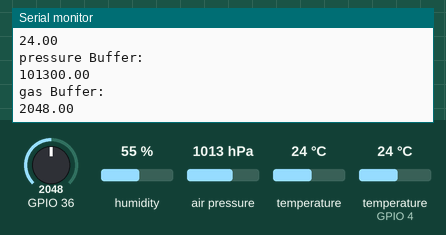
A sketch run on a simulated ESP32. Shown: the last lines printed to the serial monitor. The inputs (shaded band) are chosen by the test bench; at power-on: humidity 55 %, air pressure 1013 hPa, GPIO 36 = 2048, temperature 24 °C, temperature (sensor on GPIO 4) 24 °C. WiFi joins after 1.5 s; servers stay silent unless stated; no MQTT or app messages arrive unless stated.

Above: at 2.7 s.
2.8 s: humidity set to 22 %
11.8 s: air pressure set to 952 hPa
At 20.5 s:
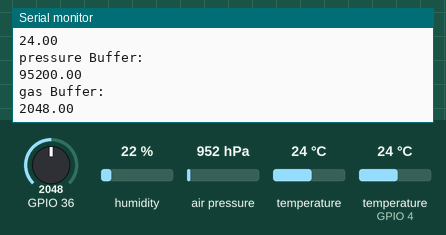
20.8 s: GPIO 36 set to 2866
At 29.5 s:
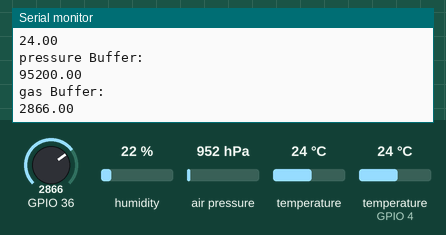
29.8 s: temperature (sensor 0) set to 12 °C
38.8 s: humidity set to 40 %
47.8 s: GPIO 36 set to 3972
At 56.8 s:
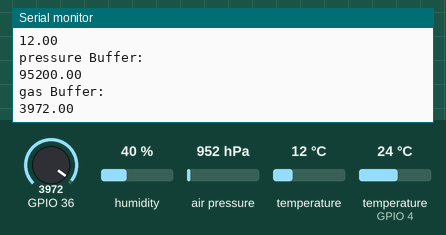
Timing chart, 0 to 57.8 s (numbered marks = the images above; inputs shaded):
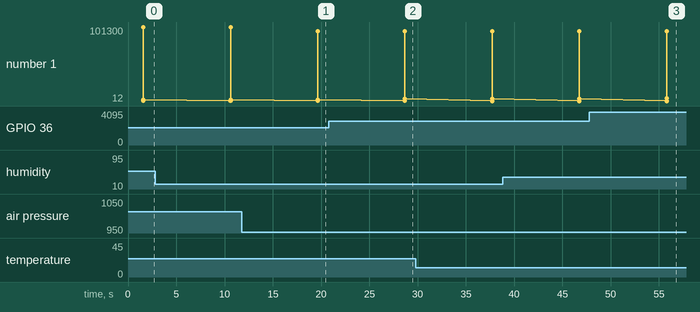

The sketch:

greenHospital.ino
```cpp
#include <WiFi.h>
#include <ESPmDNS.h>
#include <WiFiUdp.h>
#include <ArduinoOTA.h>
#include "PubSubClient.h"
#include "DHT.h"
#include <Wire.h>
#include <SPI.h>
#include <Adafruit_BMP085.h>

#define BMP_SCK  (13)
#define BMP_MISO (12)
#define BMP_MOSI (11)
#define BMP_CS   (10)

#define LENG 31   // 0x42 + 31 bytes equal to 32 bytes
unsigned char buf[LENG];

unsigned long lastTime = 0;
unsigned long timerDelay = 60000;

Adafruit_BMP085 bmp;

const char* ssid = "AITM-LAB";
const char* password = "aitm@lab";

const char* mqtt_server = "test.mosquitto.org";
const int mqtt_port = 1883;

const char* mqtt_user = "";
const char* mqtt_password = "";

WiFiClient espClient;
PubSubClient client(espClient);

#define DHTPIN 4     // Digital pin connected to the DHT sensor
#define DHTTYPE DHT11

DHT dht(DHTPIN, DHTTYPE);

// the setup loop's purpose is just to ensure connectivity and that your wifi is working
void setup() {
    Serial.begin(115200);
    Serial.println("Booting");
  WiFi.mode(WIFI_STA);

  WiFi.begin(ssid, password);
  while (WiFi.waitForConnectResult() != WL_CONNECTED) {
    Serial.setDebugOutput(true);
    Serial.println("Connection Failed! Rebooting...");
    delay(5000);
    ESP.restart();

  }

  // Port defaults to 3232
  ArduinoOTA.setPort(3232);

  // Hostname defaults to esp3232-[MAC]
  ArduinoOTA.setHostname("myesp32");

  // No authentication by default
  // ArduinoOTA.setPassword("admin");

  // Password can be set with it's md5 value as well
  // MD5(admin) = 21232f297a57a5a743894a0e4a801fc3
  // ArduinoOTA.setPasswordHash("21232f297a57a5a743894a0e4a801fc3");

  ArduinoOTA
    .onStart([]() {
      String type;
      if (ArduinoOTA.getCommand() == U_FLASH)
        type = "sketch";
      else // U_SPIFFS
        type = "filesystem";

      // NOTE: if updating SPIFFS this would be the place to unmount SPIFFS using SPIFFS.end()
      Serial.println("Start updating " + type);
    })
    .onEnd([]() {
      Serial.println("\nEnd");
    })
    .onProgress([](unsigned int progress, unsigned int total) {
      Serial.printf("Progress: %u%%\r", (progress / (total / 100)));
    })
    .onError([](ota_error_t error) {
      Serial.printf("Error[%u]: ", error);
      if (error == OTA_AUTH_ERROR) Serial.println("Auth Failed");
      else if (error == OTA_BEGIN_ERROR) Serial.println("Begin Failed");
      else if (error == OTA_CONNECT_ERROR) Serial.println("Connect Failed");
      else if (error == OTA_RECEIVE_ERROR) Serial.println("Receive Failed");
      else if (error == OTA_END_ERROR) Serial.println("End Failed");
    });

  ArduinoOTA.begin();
  client.setServer(mqtt_server, mqtt_port);

  dht.begin();

  if (!bmp.begin()) {
	  Serial.println("Failed to detect BMP180, check wiring!");
	  while (1) {}
  }
}

void reconnect() {
  while(!client.connected()) {
    Serial.print("Trying to reconnect");

    if (client.connect("ESP32Client")) {
      Serial.println("connected");
    } else {
      Serial.print(client.state());
      delay(2000);
    }
  }
}

void loop() {
  ArduinoOTA.handle();
   if (!client.connected()) {
    reconnect();
  }
  client.loop();

  float h = dht.readHumidity();
  float t = bmp.readTemperature();
  float p = bmp.readPressure();

  if (isnan(h)) {
    Serial.println(F("Failed to read from DHT sensor!"));
    delay(1000);
    return;
  }
    int MQ135_data = analogRead(A0);

    char humidityBuffer[10];
    dtostrf(h, 4, 2, humidityBuffer);  // Convert the float to a string
    Serial.println("Humidity Buffer: ");
    Serial.println(humidityBuffer);

    char temperatureBuffer[10];
    dtostrf(t, 4, 2, temperatureBuffer);
    Serial.println("temperature Buffer: ");
    Serial.println(temperatureBuffer);

    char pressureBuffer[10];
    dtostrf(p, 4, 2, pressureBuffer);
    Serial.println("pressure Buffer: ");
    Serial.println(pressureBuffer);

    char gasBuffer[10];
    dtostrf(MQ135_data, 4, 2, gasBuffer);
    Serial.println("gas Buffer: ");
    Serial.println(gasBuffer);

    const char* humidityTopic = "esp32/rujanHospital/hum";
    const char* temperatureTopic = "esp32/rujanHospital/temp";
    const char* pressureTopic = "esp32/rujanHospital/pre";
    const char* co2Topic = "esp32/rujanHospital/gas";

    client.publish(humidityTopic, humidityBuffer);
    delay(2000);
    client.publish(temperatureTopic, temperatureBuffer);
    delay(2000);
    client.publish(pressureTopic, pressureBuffer);
    delay(2000);
    client.publish(co2Topic, gasBuffer);
    delay(3000);
}
```

Measured:
- after the input at 11.8 s, the serial monitor: prints a new line after 7.9 s (image 1)
- after the input at 20.8 s, the serial monitor: prints a new line after 7.9 s (image 2)
- after the input at 47.8 s, the serial monitor: prints a new line after 8.0 s (image 3)
- plotted number 1: 2048 → 2866 after the input at 20.8 s, 2866 → 3972 after the input at 47.8 s
